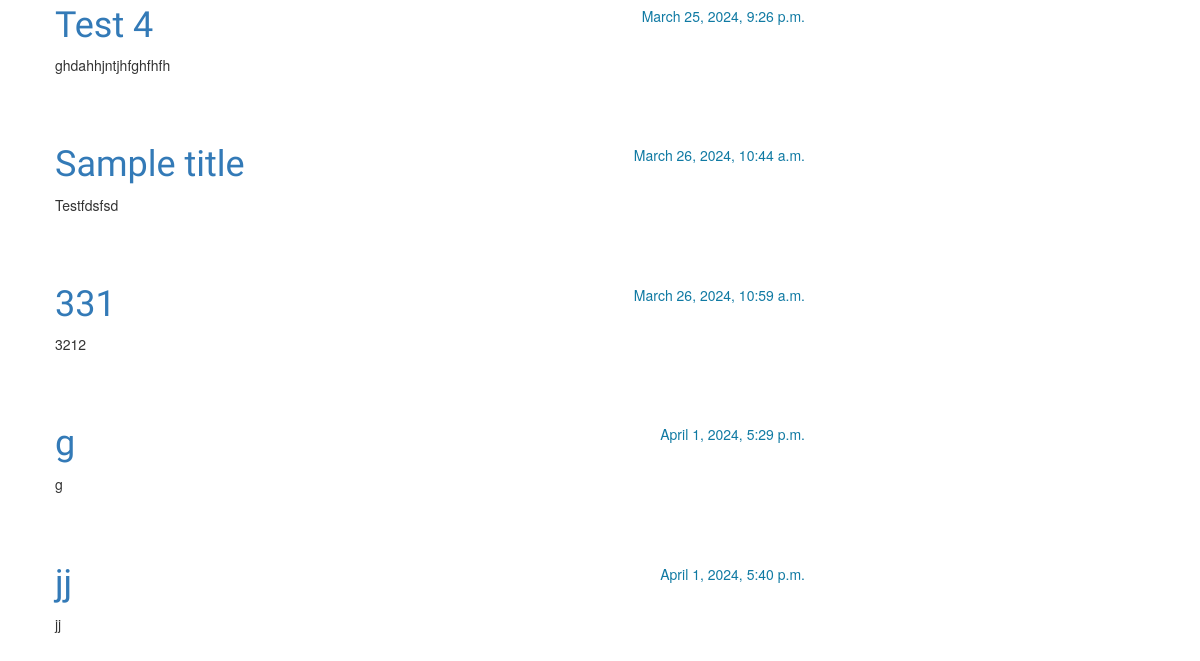
Before: / (lower part) with the older database file.
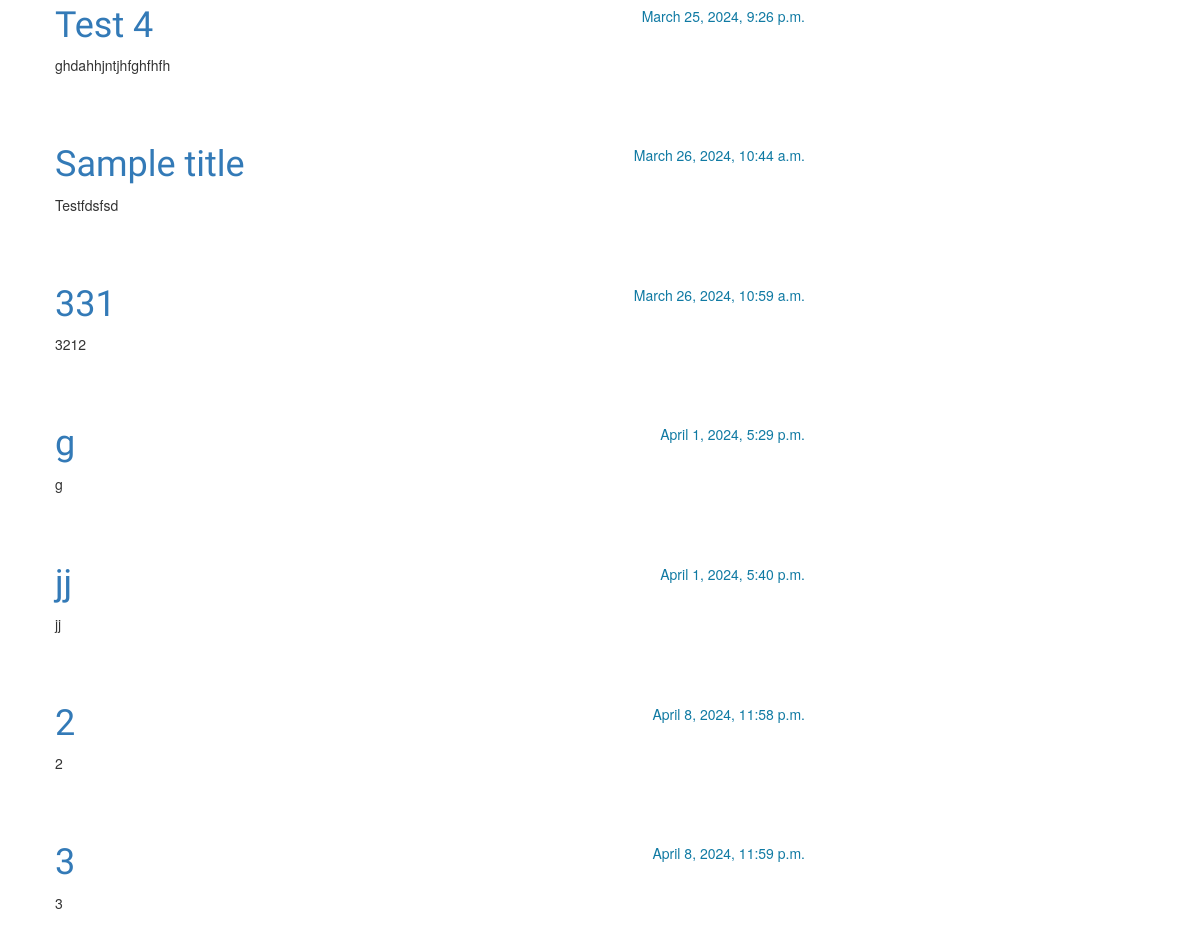
After: the same page with the newer database file.
### blog/models.py (models this page shows, shortened)
class Post(models.Model):
    author = models.ForeignKey(settings.AUTH_USER_MODEL, on_delete=models.CASCADE)
    title = models.CharField(max_length=200)
    text = models.TextField()
    created_date = models.DateTimeField(
            default=timezone.now)
    published_date = models.DateTimeField(
            blank=True, null=True)

### blog/views.py (the view)
# urls.py: path('', views.post_list, name='post_list'),
def post_list(request):
    posts = Post.objects.filter(published_date__lte=timezone.now()).order_by('published_date')
    return render(request, 'blog/post_list.html', {'posts': posts})

### blog/templates/blog/post_list.html
{% extends 'blog/base.html' %}
{% block content %}
    {% for post in posts %}
        <div class="post">
            <div class="date">
                {{ post.published_date }}
            </div>
            <h1><a href="{% url 'post_detail' pk=post.pk %}">{{ post.title }}</a></h1>
            <p>{{ post.text|linebreaksbr }}</p>
        </div>
    {% endfor %}
{% endblock %}

### blog/templates/blog/base.html (shortened to what this page needs)
{% load static %}
<html>
    <head>
        <link rel="stylesheet" href="//maxcdn.bootstrapcdn.com/bootstrap/3.2.0/css/bootstrap.min.css">
        <link rel="stylesheet" href="//maxcdn.bootstrapcdn.com/bootstrap/3.2.0/css/bootstrap-theme.min.css">
        <link rel="stylesheet" href="{% static 'css/blog.css' %}">
    </head>
    <body>
        <div class="content container">
            <div class="row">
                <div class="col-md-8">
                    {% block content %}
                    {% endblock %}
                </div>
            </div>
        </div>
    </body>
</html>

### blog/static/css/blog.css (style rules this page uses)
.content { margin-left: 40px; }
h1, h2, h3, h4 { font-family: 'Lobster', cursive; }
.date { float: right; color: #107aa3; }
.post { margin-bottom: 70px; }
.post h1 a, .post h1 a:visited { color: #red; }

Changed rows visible on the page:
added Post: published_date "April 8, 2024, 11:58 p.m.", title "2", text "2"
added Post: published_date "April 8, 2024, 11:59 p.m.", title "3", text "3"
